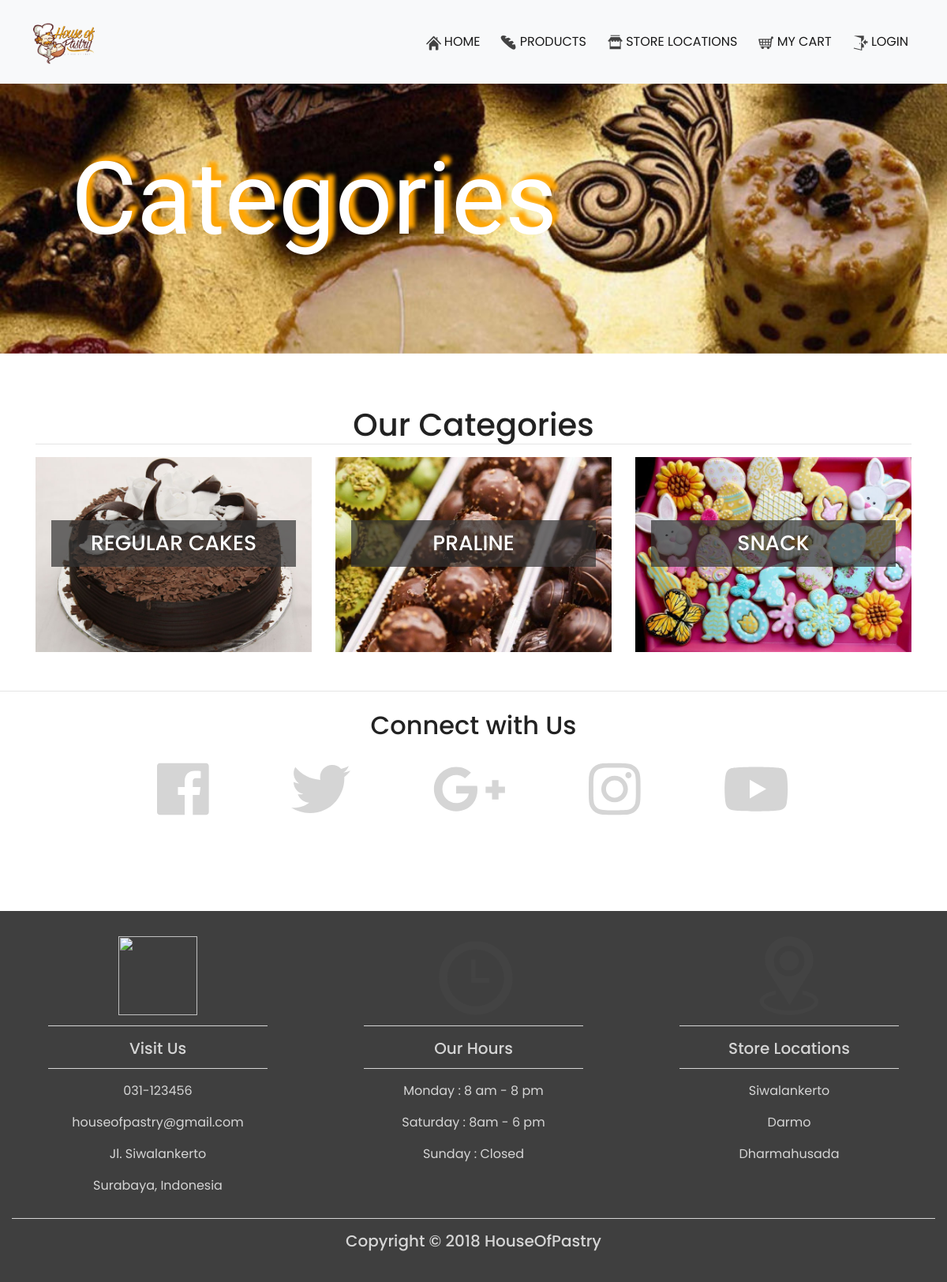
The page /kategori.php on the database its author committed.
### tables this page shows
CREATE TABLE `kategori` (
  `id_kategori` int(11) NOT NULL,
  `nama_kategori` varchar(100) NOT NULL,
  `foto_kategori` text NOT NULL
);

### kategori.php (the view, shortened to what this page needs)
<?php
include 'koneksi.php';
?>
<!DOCTYPE html>
<html>
<head>
	<link rel="stylesheet" href="https://maxcdn.bootstrapcdn.com/bootstrap/4.0.0/css/bootstrap.min.css">
	<link href="kategori.css" rel="stylesheet">
	<link href="//netdna.bootstrapcdn.com/font-awesome/4.0.0/css/font-awesome.css" rel="stylesheet">
</head>
<body>
	<?php
	require ('navbar_pelanggan.php');
	?>
	<figure>
	</figure>
	<section class="konten">
		<div class="container">
			<br>
			<h1 style="text-align: center; margin-bottom: -40px;"> Our Categories </h1>
			<br>
			<hr>
			<div class="row">
				<?php $ambil = $koneksi->query("SELECT * FROM kategori"); ?>
				<?php while($perkategori = $ambil->fetch_assoc()) { ?>
				<div class="col-md-4" style="padding-bottom: 25px;">
					<div class="hovereffect">
						<img class="img-responsive" src="foto_kategori/<?php echo $perkategori['foto_kategori']; ?>">
						<div class="overlay">
							<p>
           						<h2 style="font-size: 20pt; background-color: rgba(50,50,50,0.7); margin-top:30px;"> <?php echo $perkategori['nama_kategori']; ?> </h2>
           					</p>
						</div>
					</div>
				</div>
				<?php } ?>
			</div>
		</div>
	</section>
	<hr class="my-4">
	<div class="container-fluid padding">
		<div class="row text-center padding">
			<div class="col-12">
				<h2> Connect with Us </h2>
			</div>
			<div class="col-12 social padding">
				<a href="http://www.facebook.com"><i class="fab fa-facebook"> </i></a>
				<a href="http://www.twitter.com"><i class="fab fa-twitter"> </i></a>
				<a href="http://www.googleplus.com"><i class="fab fa-google-plus-g"> </i></a>
				<a href="http://www.instagram.com"><i class="fab fa-instagram"> </i></a>
				<a href="http://www.youtube.com"><i class="fab fa-youtube"> </i></a>
			</div>
		</div>
	</div>
	<footer>
		<div class="container-fluid padding">
			<div class="row text-center">
				<div class="col-md-4">
					<img src="icon/svg/si-glyph-cup-cake.svg">
					<hr class="light">
					<h5> Visit Us </h5>
					<hr class="light">
					<p> 031-123456 </p>
					<p> houseofpastry@gmail.com </p>
					<p> Jl. Siwalankerto </p>
					<p> Surabaya, Indonesia </p>
				</div>
				<div class="col-md-4">
					<img src="icon/svg/si-glyph-clock.svg">
					<hr class="light">
					<h5> Our Hours </h5>
					<hr class="light">
					<p> Monday : 8 am - 8 pm </p>
					<p> Saturday : 8am - 6 pm </p>
					<p> Sunday : Closed </p>
				</div>
				<div class="col-md-4">
					<img src="icon/svg/si-glyph-pin-location-2.svg">
					<hr class="light">
					<h5> Store Locations </h5>
					<hr class="light">
					<p> Siwalankerto </p>
					<p> Darmo </p>
					<p> Dharmahusada </p>
				</div>
				<div class="col-12">
					<hr class="light-100">
					<h5> Copyright &copy 2018 HouseOfPastry</h5>
				</div>
			</div>
		</div>
	</footer>
</body>
</html>

### kategori.css (style rules this page uses)
html,body { height: 100%; width: 100%; font-family: 'Poppins', sans-serif; color: #222; }
.padding { padding-bottom: 32px; }
.social a { font-size: 75px; padding: 50px; }
.fa-facebook, .fa-twitter, .fa-google-plus-g, .fa-instagram, .fa-youtube { color: #d5d5d5; }
footer { background-color: #3f3f3f; color: #d5d5d5; padding-top: 32px; }
footer img { width: 100px; height: 100px; }
hr.light { border-top: 1px solid #d5d5d5; width: 75%; margin-top: 13px; margin-bottom: 16px; }
hr.light-100 { border-top: 1px solid #d5d5d5; width: 100%; margin-top: 13px; margin-bottom: 16px; }
figure { position: relative; width: 100%; height: 80%; margin-bottom: -150px; }
.hovereffect { width: 100%; height: 100%; float: left; overflow: hidden; position: relative; text-align: center; cursor: default; background: white; }
.hovereffect .overlay { width: 100%; height: 100%; position: absolute; overflow: hidden; top: 0; left: 0; padding: 50px 20px; }
.hovereffect img { display: block; position: relative; max-width: none; width: calc(100% + 20px); -webkit-transition: opacity 0.35s, -webkit-transform 0.35s; transition: opacity 0.35s, transform 0.35s; -webkit-transform: translate3d(-10px,0,0); transform: translate3d(-10px,0,0); -webkit-backface-visibility: hidden; backface-visibility: hidden; }
.hovereffect h2 { text-transform: uppercase; color: #fff; text-align: center; position: relative; font-size: 17px; overflow: hidden; padding: 0.5em 0; background-color: transparent; }
.hovereffect h2:after { position: absolute; bottom: 0; left: 0; width: 100%; height: 2px; background: #fff; content: ''; -webkit-transition: -webkit-transform 0.35s; transition: transform 0.35s; -webkit-transform: translate3d(-100%,0,0); transform: translate3d(-100%,0,0); }
.hovereffect a, .hovereffect p { color: #FFF; opacity: 0; filter: alpha(opacity=0); -webkit-transition: opacity 0.35s, -webkit-transform 0.35s; transition: opacity 0.35s, transform 0.35s; -webkit-transform: translate3d(100%,0,0); transform: translate3d(100%,0,0); }

### rows shown on the page
kategori: foto_kategori (picture), nama_kategori "REGULAR CAKES"
kategori: foto_kategori (picture), nama_kategori "PRALINE"
kategori: foto_kategori (picture), nama_kategori "SNACK"
